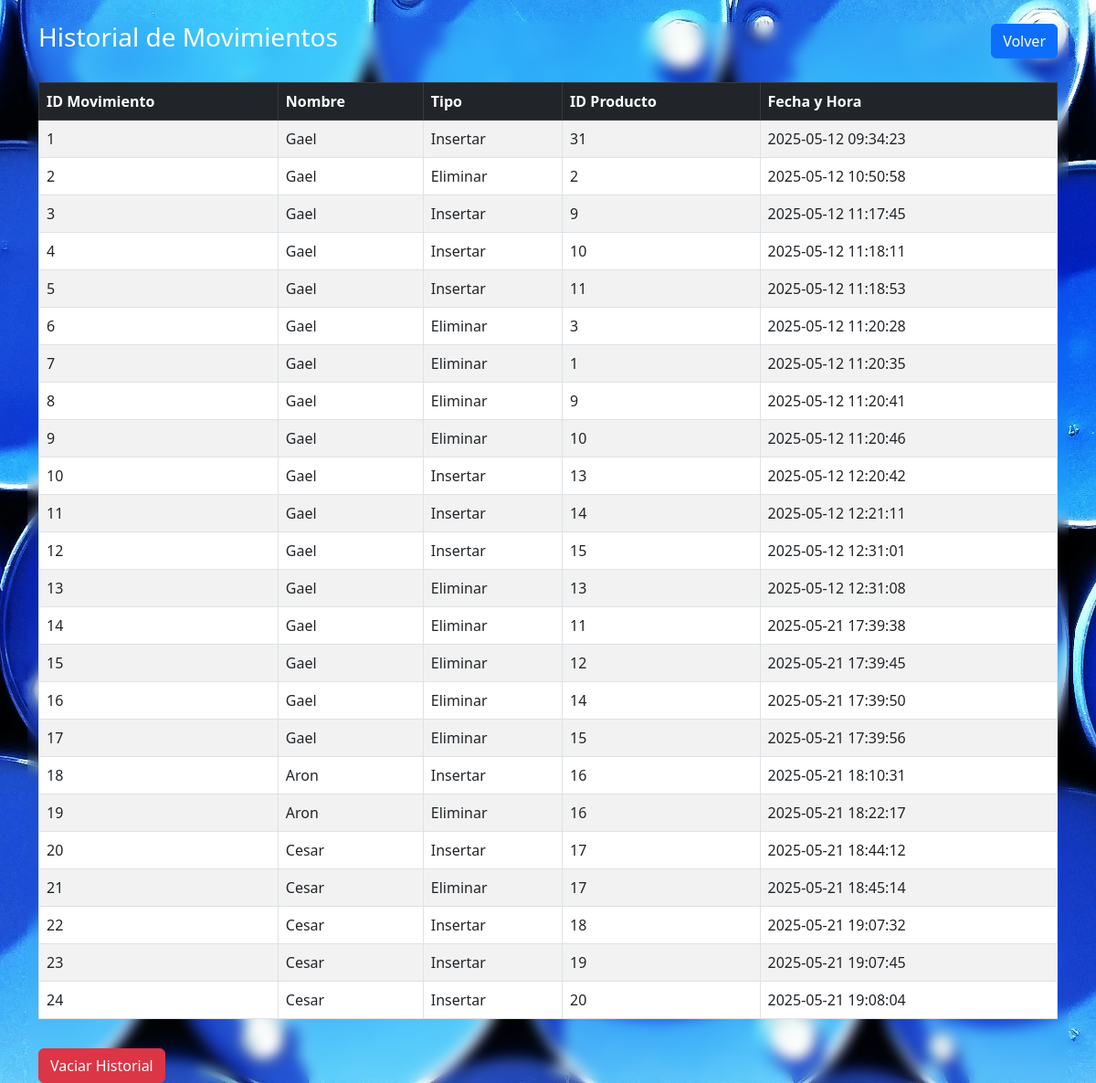
The page /CodigoProyectoFinal/pagina_historial.php on the database its author committed.
### tables this page shows
CREATE TABLE `historial` (
  `id_move` int(11) NOT NULL,
  `id_usuario` int(11) NOT NULL,
  `tipo` varchar(25) NOT NULL,
  `fecha_hora` datetime NOT NULL,
  `id_producto` int(11) NOT NULL
);

CREATE TABLE `almacenista` (
  `nombre` varchar(50) NOT NULL,
  `contrasena` varchar(50) NOT NULL,
  `id` int(11) NOT NULL
);

### CodigoProyectoFinal/pagina_historial.php (the view, shortened to what this page needs)
<?php
$conexion = mysqli_connect('localhost','root','','proyecto_final');
?>
<!DOCTYPE html>
<html lang="es">
<head>
    <link href="https://cdn.jsdelivr.net/npm/bootstrap@5.3.0/dist/css/bootstrap.min.css" rel="stylesheet">
    <link rel="stylesheet" href="../CSS_Local/historial.css">
</head>
<body class="container mt-4">
    <div class="d-flex justify-content-between align-items-center mb-4">
        <h3 style="color: #fff;">Historial de Movimientos</h3>
        <input type="button" value="Volver" class="btn btn-primary" onclick="window.location.href='inicio.php'">
    </div>
    <div class="table-responsive">
        <table class="table table-bordered table-striped">
            <thead class="table-dark">
                <tr>
                    <th>ID Movimiento</th>
                    <th>Nombre</th>
                    <th>Tipo</th>
                    <th>ID Producto</th>
                    <th>Fecha y Hora</th>
                </tr>
            </thead>
            <tbody>
            <?php
                $consulta = "SELECT h.id_move, u.nombre, h.tipo, h.id_producto, h.fecha_hora
                             FROM historial h
                             JOIN almacenista u ON h.id_usuario = u.id";
                $resultado = mysqli_query($conexion, $consulta);
                while ($mostrar = mysqli_fetch_array($resultado)) {
            ?>
                <tr>
                    <td><?php echo $mostrar['id_move']; ?></td>
                    <td><?php echo $mostrar['nombre']; ?></td>
                    <td><?php echo $mostrar['tipo']; ?></td>
                    <td><?php echo $mostrar['id_producto']; ?></td>
                    <td><?php echo $mostrar['fecha_hora']; ?></td>
                </tr>
            <?php } ?>
            </tbody>
        </table>
    </div>
    <form action="vaciar_tabla.php" class="mt-3">
        <input type="submit" value="Vaciar Historial" class="btn btn-danger">
    </form>
</body>
</html>

### CSS_Local/historial.css (style rules this page uses)
body { background-image: url("../media/img5.jpg"); background-size: cover; background-position: center; background-repeat: no-repeat; background-attachment: fixed; backdrop-filter: blur(7px); }

### rows shown on the page
historial: id_move "1", almacenista.nombre "Gael", tipo "Insertar", id_producto "31", fecha_hora "2025-05-12 09:34:23"
historial: id_move "2", almacenista.nombre "Gael", tipo "Eliminar", id_producto "2", fecha_hora "2025-05-12 10:50:58"
historial: id_move "3", almacenista.nombre "Gael", tipo "Insertar", id_producto "9", fecha_hora "2025-05-12 11:17:45"
historial: id_move "4", almacenista.nombre "Gael", tipo "Insertar", id_producto "10", fecha_hora "2025-05-12 11:18:11"
historial: id_move "5", almacenista.nombre "Gael", tipo "Insertar", id_producto "11", fecha_hora "2025-05-12 11:18:53"
historial: id_move "6", almacenista.nombre "Gael", tipo "Eliminar", id_producto "3", fecha_hora "2025-05-12 11:20:28"
historial: id_move "7", almacenista.nombre "Gael", tipo "Eliminar", id_producto "1", fecha_hora "2025-05-12 11:20:35"
historial: id_move "8", almacenista.nombre "Gael", tipo "Eliminar", id_producto "9", fecha_hora "2025-05-12 11:20:41"
historial: id_move "9", almacenista.nombre "Gael", tipo "Eliminar", id_producto "10", fecha_hora "2025-05-12 11:20:46"
historial: id_move "10", almacenista.nombre "Gael", tipo "Insertar", id_producto "13", fecha_hora "2025-05-12 12:20:42"
historial: id_move "11", almacenista.nombre "Gael", tipo "Insertar", id_producto "14", fecha_hora "2025-05-12 12:21:11"
historial: id_move "12", almacenista.nombre "Gael", tipo "Insertar", id_producto "15", fecha_hora "2025-05-12 12:31:01"
historial: id_move "13", almacenista.nombre "Gael", tipo "Eliminar", id_producto "13", fecha_hora "2025-05-12 12:31:08"
historial: id_move "14", almacenista.nombre "Gael", tipo "Eliminar", id_producto "11", fecha_hora "2025-05-21 17:39:38"
historial: id_move "15", almacenista.nombre "Gael", tipo "Eliminar", id_producto "12", fecha_hora "2025-05-21 17:39:45"
historial: id_move "16", almacenista.nombre "Gael", tipo "Eliminar", id_producto "14", fecha_hora "2025-05-21 17:39:50"
historial: id_move "17", almacenista.nombre "Gael", tipo "Eliminar", id_producto "15", fecha_hora "2025-05-21 17:39:56"
historial: id_move "18", almacenista.nombre "Aron", tipo "Insertar", id_producto "16", fecha_hora "2025-05-21 18:10:31"
historial: id_move "19", almacenista.nombre "Aron", tipo "Eliminar", id_producto "16", fecha_hora "2025-05-21 18:22:17"
historial: id_move "20", almacenista.nombre "Cesar", tipo "Insertar", id_producto "17", fecha_hora "2025-05-21 18:44:12"
historial: id_move "21", almacenista.nombre "Cesar", tipo "Eliminar", id_producto "17", fecha_hora "2025-05-21 18:45:14"
historial: id_move "22", almacenista.nombre "Cesar", tipo "Insertar", id_producto "18", fecha_hora "2025-05-21 19:07:32"
historial: id_move "23", almacenista.nombre "Cesar", tipo "Insertar", id_producto "19", fecha_hora "2025-05-21 19:07:45"
historial: id_move "24", almacenista.nombre "Cesar", tipo "Insertar", id_producto "20", fecha_hora "2025-05-21 19:08:04"
